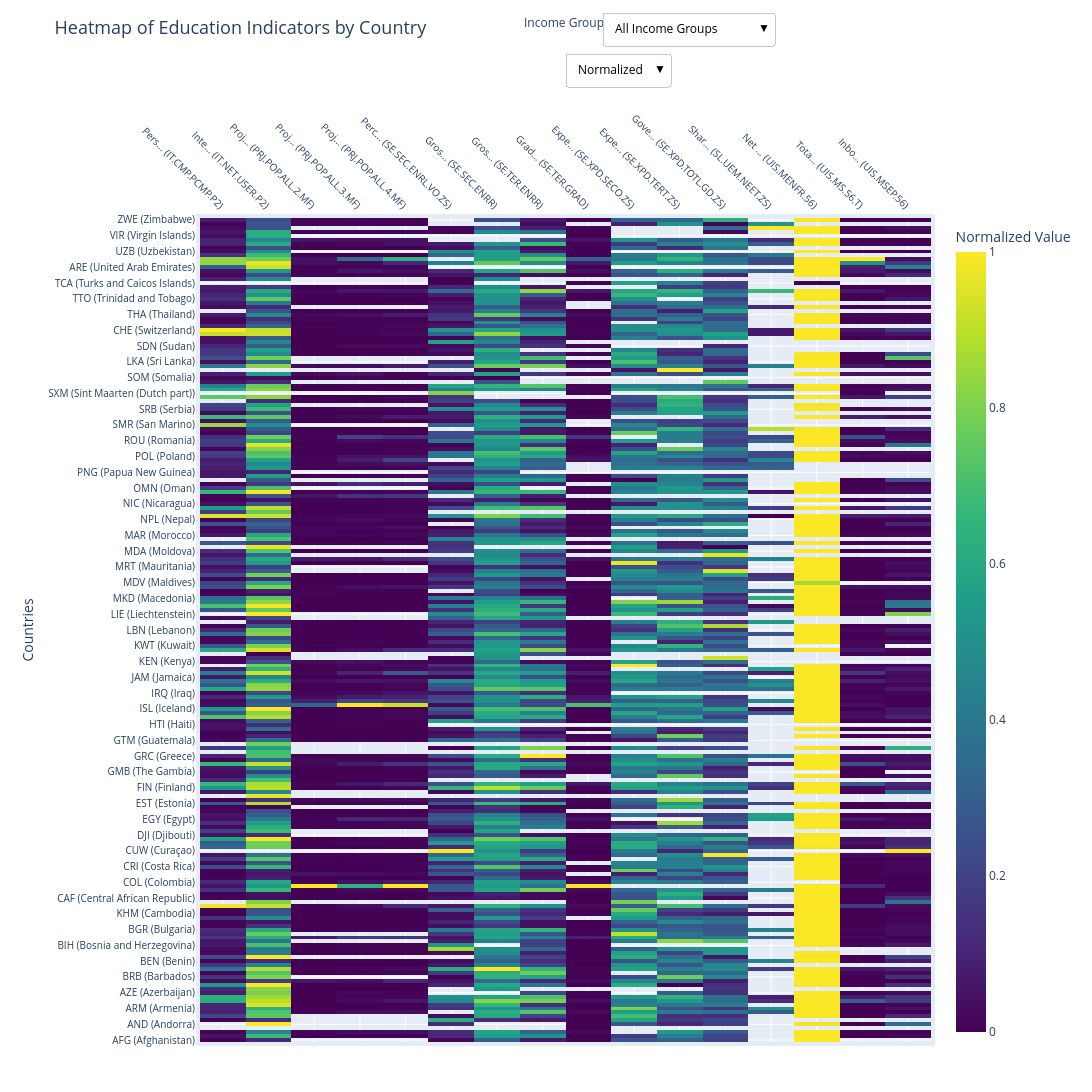
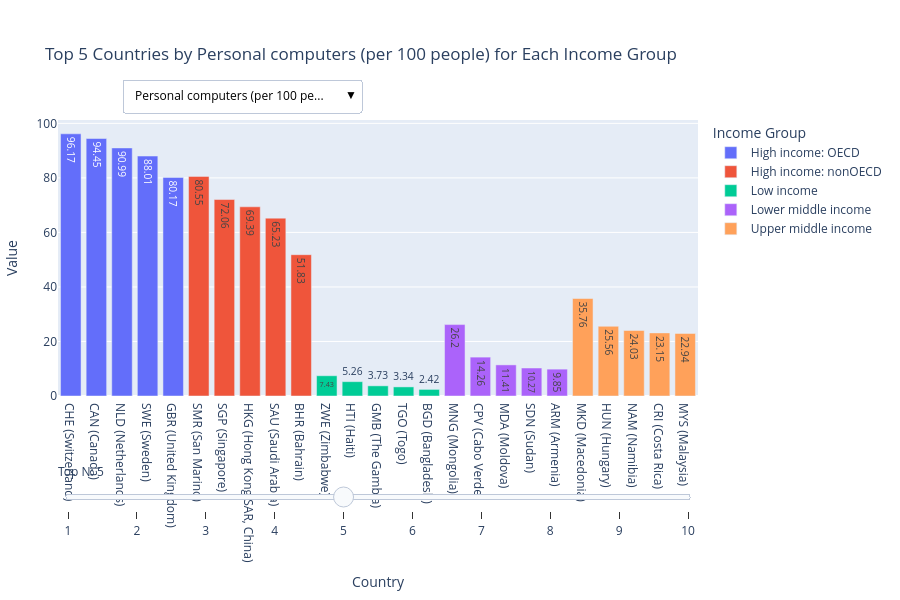

The cell these charts' notebook holds for them, in order:
### Code cell
# Import the new classes
from src.classes.visualization import HeatmapVisualizer, ComparisonVisualizer

# Create and display a heatmap with income group dropdown
heatmap_fig = HeatmapVisualizer.create_heatmap(
    latest_values=visualizer.latest_values,
    series_data=reduced_datasets["EdStatsSeries_reduced"],
    country_data=reduced_datasets["EdStatsCountry_reduced"]
)
heatmap_fig.show()

# Create and display income group comparison with indicator dropdown
top_countries, enriched_stats = visualizer.select_top_countries(top_n=5)
comparison_fig = ComparisonVisualizer.create_income_group_comparison(
    enriched_stats=enriched_stats,
    series_data=reduced_datasets["EdStatsSeries_reduced"],
    country_data=reduced_datasets["EdStatsCountry_reduced"]
)
comparison_fig.show()
